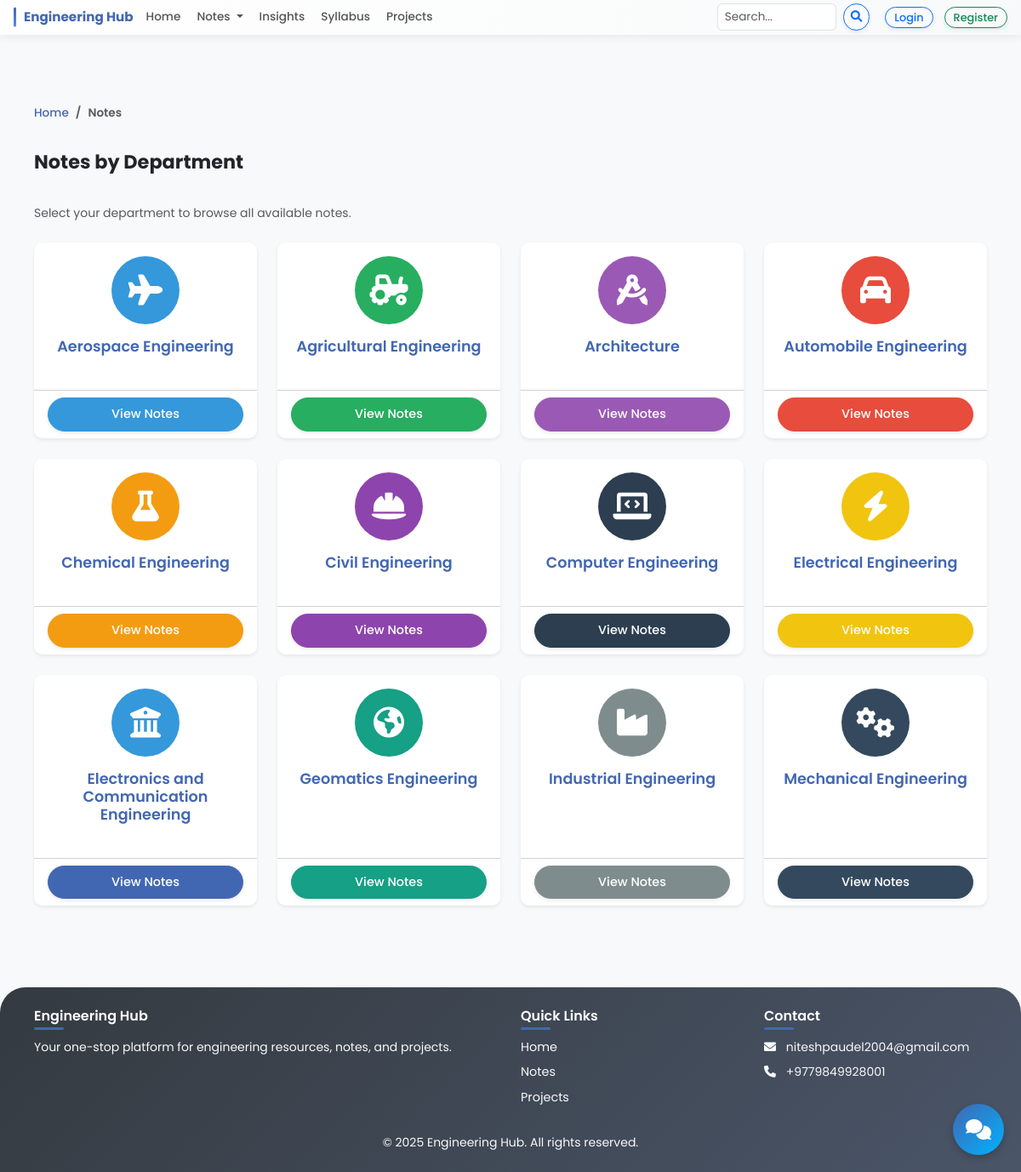
Screenshot of /departments/ with the database file from the repository.
### notes/models.py (models this page shows, shortened)
class Department(models.Model):
    name = models.CharField(max_length=100)
    slug = models.SlugField(max_length=100, unique=True, blank=True, null=True)
    description = models.TextField(blank=True, null=True)

### notes/views.py (the view)
# urls.py: path('departments/', views.departments_view, name='departments'),  # Path: /departments/
def departments_view(request, resource_type=None, resource_name=None):
    departments = Department.objects.all().order_by('name')
    if not resource_type:
        resource_type = 'notes'
    if not resource_name:
        resource_types = {
            'notes': 'Notes',
            'papers': 'Question Papers',
            'books': 'Books and References',
            'projects': 'Projects',
        }
        resource_name = resource_types.get(resource_type, 'Resources')
    context = {
        'departments': departments,
        'resource_type': resource_type,
        'resource_name': resource_name,
    }
    return render(request, 'resources/departments.html', context)

### templates/resources/departments.html (shortened to what this page needs)
{% extends 'base.html' %}
{% block content %}
<div class="container mt-5">
    <div class="row">
        <div class="col-12">
            <nav aria-label="breadcrumb" class="mb-4">
                <ol class="breadcrumb">
                    <li class="breadcrumb-item"><a href="{% url 'home' %}">Home</a></li>
                    <li class="breadcrumb-item active">{{ resource_name }}</li>
                </ol>
            </nav>
            <h2 class="mb-4">{{ resource_name }} by Department</h2>
            <p class="text-muted mb-4">Select your department to browse all available {{ resource_name|lower }}.</p>
        </div>
    </div>
    <div class="row">
        {% for department in departments %}
            <div class="col-md-4 col-lg-3 mb-4">
                <div class="card department-card h-100 shadow-sm border-0 hover-card" data-department-name="{{ department.name }}">
                    <div class="card-body text-center">
                        <div class="dept-icon-container mb-3">
                            <i class="fas fa-university"></i>
                        </div>
                        <h4 class="card-title">
                            {% if department.name == "Architecture" %}
                                {{ department.name }}
                            {% else %}
                                {{ department.name }} Engineering
                            {% endif %}
                        </h4>
                    </div>
                    <div class="card-footer bg-transparent">
                        <div class="d-grid">
                            <button type="button" class="btn btn-primary btn-block department-btn" data-department-id="{{ department.id }}">
                                View {{ resource_name }}
                            </button>
                        </div>
                    </div>
                </div>
            </div>
        {% endfor %}
    </div>
</div>
{% endblock %}

### templates/base.html (shortened to what this page needs)
{% load static %}
<!DOCTYPE html>
<html lang="en">
<head>
    <link href="https://cdn.jsdelivr.net/npm/bootstrap@5.3.0/dist/css/bootstrap.min.css" rel="stylesheet">
    <link rel="stylesheet" href="https://cdnjs.cloudflare.com/ajax/libs/font-awesome/6.0.0/css/all.min.css">
    <link rel="stylesheet" href="{% static 'css/style.css' %}">
    <link rel="stylesheet" href="{% static 'chatbot/css/chatbot.css' %}">
</head>
<body>
    <nav class="navbar navbar-expand-lg navbar-light bg-light">
        <div class="container-fluid px-2 px-lg-3">
            <a class="navbar-brand" href="{% url 'home' %}">Engineering Hub</a>
            <div class="collapse navbar-collapse" id="navbarNav">
                <ul class="navbar-nav me-auto">
                    <li class="nav-item">
                        <a class="nav-link {% if request.path == '/' %}active{% endif %}" href="{% url 'home' %}">Home</a>
                    </li>
                    <li class="nav-item dropdown">
                        <a class="nav-link dropdown-toggle {% if 'notes' in request.path %}active{% endif %}" href="#"
                           role="button" data-bs-toggle="dropdown" aria-expanded="false">
                            Notes
                        </a>
                    </li>
                    <li class="nav-item">
                        <a class="nav-link {% if 'insights' in request.path %}active{% endif %}" href="{% url 'insights' %}">Insights</a>
                    </li>
                    <li class="nav-item">
                        <a class="nav-link {% if 'syllabus' in request.path %}active{% endif %}" href="{% url 'syllabus' %}">Syllabus</a>
                    </li>
                    <li class="nav-item">
                        <a class="nav-link {% if 'projects' in request.path %}active{% endif %}" href="{% url 'projects' %}">Projects</a>
                    </li>
                </ul>
                <div class="d-flex me-2 search-form">
                    <form class="d-flex" action="{% url 'search' %}" method="GET">
                        <input class="form-control me-2" type="search" placeholder="Search..." name="q"
                               aria-label="Search" value="{{ request.GET.q|default:'' }}">
                        <button class="btn btn-sm btn-outline-primary" type="submit">
                            <i class="fas fa-search"></i>
                        </button>
                    </form>
                </div>
                <div class="d-flex auth-buttons">
                    {% if user.is_authenticated %}
                        <div class="dropdown">
                            <button class="btn btn-sm btn-outline-primary dropdown-toggle" type="button"
                                    id="userDropdown" data-bs-toggle="dropdown" aria-expanded="false">
                                <i class="fas fa-user me-1"></i> {{ user.username }}
                            </button>
                            <ul class="dropdown-menu dropdown-menu-end" aria-labelledby="userDropdown">
                                <li><a class="dropdown-item" href="{% url 'upload_resource' %}">
                                    <i class="fas fa-upload me-2"></i>Upload</a>
                                </li>
                                <li><a class="dropdown-item" href="{% url 'profile' %}">
                                    <i class="fas fa-user-circle me-2"></i>Profile</a>
                                </li>
                                <li>
                                    <form action="{% url 'logout' %}" method="post" class="d-inline">
                                        {% csrf_token %}
                                        <button type="submit" class="dropdown-item">
                                            <i class="fas fa-sign-out-alt me-2"></i>Logout
                                        </button>
                                    </form>
                                </li>
                            </ul>
                        </div>
                    {% else %}
                        <a href="{% url 'login' %}" class="btn btn-sm btn-outline-primary me-2">Login</a>
                        <a href="{% url 'register' %}" class="btn btn-sm btn-outline-success">Register</a>
                    {% endif %}
                </div>
            </div>
        </div>
    </nav>
    <main class="py-4">
        {% block content %}{% endblock %}
    </main>
    <footer class="bg-dark text-light py-4 mt-5">
        <div class="container">
            <div class="row">
                <div class="col-md-6">
                    <h5>Engineering Hub</h5>
                    <p>Your one-stop platform for engineering resources, notes, and projects.</p>
                </div>
                <div class="col-md-3">
                    <h5>Quick Links</h5>
                    <ul class="list-unstyled">
                        <li><a href="{% url 'home' %}" class="text-light">Home</a></li>
                        <li><a href="{% url 'notes' %}" class="text-light">Notes</a></li>
                        <li><a href="{% url 'projects' %}" class="text-light">Projects</a></li>
                    </ul>
                </div>
                <div class="col-md-3">
                    <h5>Contact</h5>
                    <ul class="list-unstyled">
                        <li><i class="fas fa-envelope me-2"></i> niteshpaudel2004@gmail.com</li>
                        <li><i class="fas fa-phone me-2"></i> +9779849928001</li>
                    </ul>
                </div>
            </div>
            <div class="row mt-3">
                <div class="col-12 text-center">
                    <p class="mb-0">&copy; {% now "Y" %} Engineering Hub. All rights reserved.</p>
                </div>
            </div>
        </div>
    </footer>
    {% include 'chatbot/chatbot.html' %}
</body>
</html>

### chatbot/templates/chatbot/chatbot.html (shortened to what this page needs)
{% load static %}
<div class="eh-chatbot-widget">
    <button id="eh-chatbot-toggle" class="eh-chatbot-toggle">
        <i class="fas fa-comments"></i>
    </button>
</div>

### static/css/style.css (style rules this page uses)
body { font-family: 'Poppins', sans-serif; background-color: #f8f9fa; min-height: 100vh; display: flex; flex-direction: column; font-size: 14px; }
main { flex: 1; opacity: 1; transition: opacity 0.5s ease; }
.navbar { box-shadow: 0 2px 10px rgba(0, 0, 0, 0.08); padding: 4px 0; background: linear-gradient(to right, #ffffff, #f8f9fa) !important; padding-left: 0; }
.navbar .container-fluid { padding-left: 5px; padding-right: 5px; }
.navbar-brand { font-weight: 700; color: #4267B2; font-size: 0.95rem; position: relative; padding-left: 12px; margin-right: 8px; }
.navbar-brand:before { content: ''; position: absolute; left: 0; top: 50%; transform: translateY(-50%); width: 3px; height: 70%; background: linear-gradient(to bottom, #4267B2, #5E8AE5); border-radius: 2px; }
.nav-link { font-weight: 500; color: #555; margin: 0 1px; transition: all 0.3s; padding: 2px 6px !important; border-radius: 5px; font-size: 0.85rem; }
.navbar .form-control { height: 2rem; font-size: 0.85rem; width: 160px !important; padding: 0.25rem 0.5rem; }
.navbar .btn { padding: 2px 8px; font-size: 0.85rem; }
.navbar .auth-buttons .btn { padding: 2px 10px; font-size: 0.8rem; margin-left: 5px; }
.card { border: none; border-radius: 12px; box-shadow: 0 3px 10px rgba(0,0,0,0.08); transition: transform 0.3s, box-shadow 0.3s; margin-bottom: 16px; overflow: hidden; }
.card-title { color: #4267B2; font-weight: 600; font-size: 1.1rem; }
.btn { border-radius: 30px; padding: 6px 16px; font-weight: 500; box-shadow: 0 2px 5px rgba(0,0,0,0.08); transition: all 0.3s ease; font-size: 0.9rem; }
.btn-primary { background-color: #4267B2; border-color: #4267B2; }
footer { background: linear-gradient(135deg, #343a40, #4a5568) !important; padding: 30px 0 15px; margin-top: auto; border-top-left-radius: 30px; border-top-right-radius: 30px; }
footer h5 { color: #ffffff; margin-bottom: 16px; font-weight: 600; position: relative; display: inline-block; font-size: 1rem; }
footer h5:after { content: ''; position: absolute; left: 0; bottom: -6px; width: 35px; height: 3px; background-color: #4267B2; border-radius: 3px; }
footer ul li { margin-bottom: 8px; }
footer ul li a { transition: all 0.3s; text-decoration: none; font-size: 0.9rem; }
.department-card { border: none; border-radius: 12px; box-shadow: 0 3px 10px rgba(0,0,0,0.08); transition: transform 0.3s, box-shadow 0.3s; margin-bottom: 16px; }
.department-card .card-title { color: #4267B2; font-weight: 600; }
.dept-icon-container { width: 70px; height: 70px; border-radius: 50%; display: flex; align-items: center; justify-content: center; margin: 0 auto; color: white; background-color: #4267B2; transform-origin: center; transition: transform 0.3s ease; }
.dept-icon-container i { font-size: 32px; }
h2 { font-weight: 700; margin-bottom: 25px; position: relative; padding-bottom: 12px; font-size: 1.4rem; }
.breadcrumb { background-color: transparent; padding: 10px 0; font-size: 0.85rem; }
.breadcrumb-item a { color: #4267B2; font-weight: 500; text-decoration: none; }
.breadcrumb-item.active { font-weight: 600; }
.navbar-nav { display: flex; align-items: center; }
.navbar-nav .nav-item { margin-right: 5px; }
.navbar .auth-buttons { margin-left: 5px; }
.container { padding-right: 10px; padding-left: 10px; }
@media (max-width: 1200px) { .navbar .form-control { width: 140px !important; } }

### chatbot/static/chatbot/css/chatbot.css (style rules this page uses)
.eh-chatbot-widget { font-family: 'Poppins', sans-serif; --primary-color: #4267B2; --secondary-color: #E8F5FF; --text-color: #333333; --light-text: #6c757d; --bg-color: #ffffff; --shadow: 0 4px 12px rgba(0, 0, 0, 0.15); --border-radius: 15px; --transition: all 0.3s ease; z-index: 9999; }
.eh-chatbot-toggle { position: fixed; bottom: 20px; right: 20px; width: 60px; height: 60px; border-radius: 50%; background: linear-gradient(135deg, #4267B2, #00B2FF); color: white; border: none; box-shadow: 0 4px 12px rgba(0, 0, 0, 0.2); font-size: 24px; display: flex; align-items: center; justify-content: center; cursor: pointer; z-index: 9999; transition: transform 0.3s ease, opacity 0.3s ease; }

### templates/resources/departments.html (style rules this page uses)
.hover-card { transition: transform 0.3s ease, box-shadow 0.3s ease; }
.dept-icon-container { width: 80px; height: 80px; border-radius: 50%; display: flex; align-items: center; justify-content: center; margin: 0 auto; color: white; background-color: #3498db; }
.dept-icon-container i { font-size: 36px; }
.department-card { border-radius: 10px; overflow: hidden; }
.department-btn { border-radius: 30px; padding: 8px 16px; }

### rows the page displays
Department: name "Aerospace", resource_name "Notes"
Department: name "Agricultural", resource_name "Notes"
Department: name "Architecture", resource_name "Notes"
Department: name "Automobile", resource_name "Notes"
Department: name "Chemical", resource_name "Notes"
Department: name "Civil", resource_name "Notes"
Department: name "Computer", resource_name "Notes"
Department: name "Electrical", resource_name "Notes"
Department: name "Electronics and Communication", resource_name "Notes"
Department: name "Geomatics", resource_name "Notes"
Department: name "Industrial", resource_name "Notes"
Department: name "Mechanical", resource_name "Notes"

### other values shown
{{ resource_name }} "Notes"
{{ resource_name|lower }} "notes"
